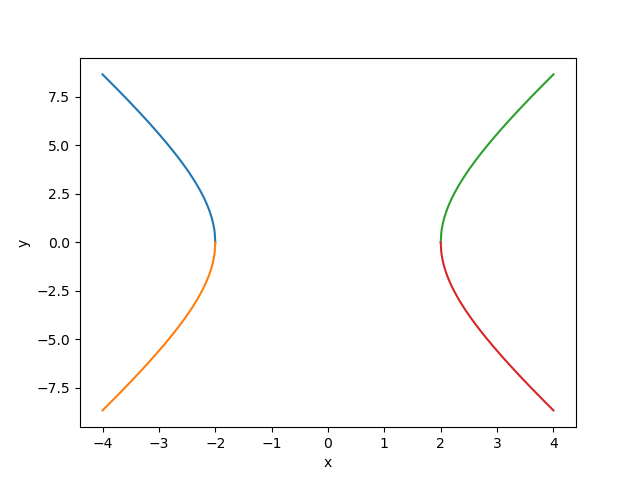

This figure's Python source:
import numpy as np
import matplotlib.pyplot as plt
import math

x1 = []
x2 = []
y1_1 = []
y1_2 = []
y2_1 = []
y2_2 = []
a = 2
b = 5
x_ = -a**2
while x_ <= -a + 0.01/2:
    x_ = round(x_, 2)
    print(x_)
    x1.append(x_)
    y1_1.append(math.sqrt(b**2/a**2 * x_**2 - b**2))
    y1_2.append(-math.sqrt(b**2/a**2 * x_**2 - b**2))
    x_ += 0.01

x_ = a
while x_ <= a**2 + 0.01/2:
    x_ = round(x_, 2)
    print(x_)
    x2.append(x_)
    y2_1.append(math.sqrt(b**2/a**2 * x_**2 - b**2))
    y2_2.append(-math.sqrt(b**2/a**2 * x_**2 - b**2))
    x_ += 0.01

plt.plot(x1, y1_1)
plt.plot(x1, y1_2)
plt.plot(x2, y2_1)
plt.plot(x2, y2_2)
plt.xlabel("x")
plt.ylabel("y")
plt.show()
